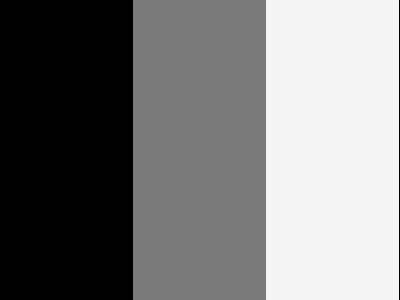
#> input picture hpcOpenmp/toto.pnm, 400 x 300 px
$ python hpcOpencvHisto.py ../../hpcOpenmp/toto.pnm
#> lines starting #> are read from the running program, lines starting #| are printed output that depends on the picture
#!/usr/bin/env python3

import cv2 as cv
import time
import sys
import numpy as np
from matplotlib import pyplot as plt

if __name__ == '__main__':


	# arguments
	if len(sys.argv) != 2:
		print("usage:", sys.argv[0], "<filename>")
		sys.exit(-1)
	FILENAME = sys.argv[1]


	# load input image
	img = cv.imread(FILENAME)
#> img is the input picture: shape (300, 400, 3); min 0, max 245, mean 122
	if img.size == 0:
		print("failed to load", FILENAME)
		sys.exit(-1)

	color = ('b','g','r')
	for i,col in enumerate(color):
		histr = cv.calcHist([img],[i],None,[256],[0,256])
		plt.plot(histr,color = col)
	plt.yscale('log')
	plt.xlim([0,256])
	plt.show()
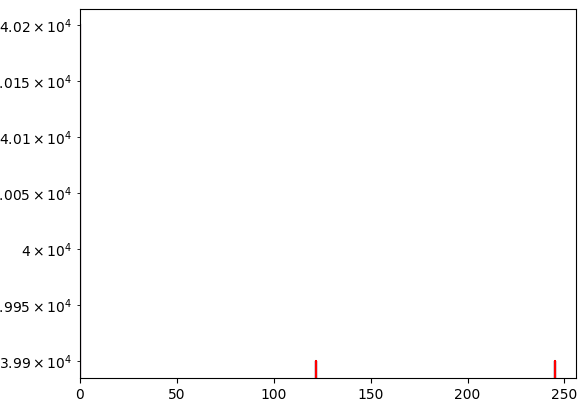
#> figure drawn by matplotlib, 1 panel; curve peaks at x = 0, y = 40200; curve peaks at x = 0, y = 40200; curve peaks at x = 0, y = 40200
